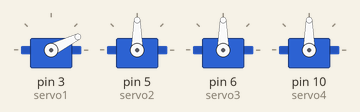
This sketch was run on a simulated Arduino Uno, built with avr-gcc and run on an emulated ATmega328P. On the bench: 4 × servo.

Above: at 0.05 s.
Timing chart, 0 to 4.7 s (numbered marks = the images above):
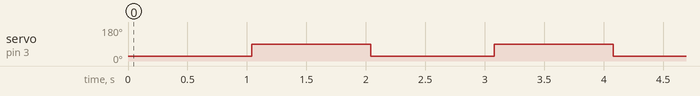

Measured:
- by itself, servo on pin 3 (servo1): alternates 90° for 1.0 s and 26° for 1.0 s

The sketch:

Prueba_servos.ino
```cpp
#include <Servo.h>

Servo servo1;
Servo servo2;
Servo servo3;
Servo servo4;
int vel = 0;
void setup() {
  // put your setup code here, to run once:
servo1.attach(3);
servo2.attach(5);
servo3.attach(6);
servo4.attach(10);
Serial.begin(9600);
}

void loop() {
  // put your main code here, to run repeatedly:

servo1.write(26);
delay (1040);
servo1.write(90);
delay (1000);


}
```
